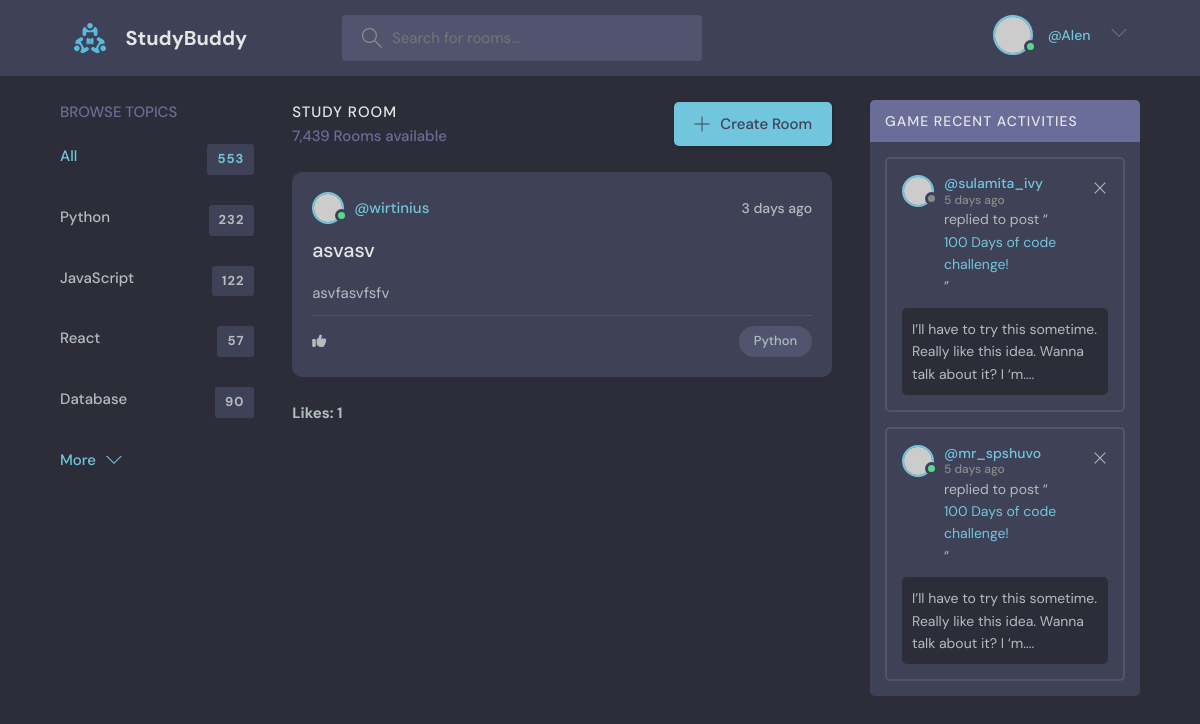
Screenshot of / (signed in) with the database file from the repository.
### SocialMedia/models.py (models this page shows, shortened)
class User(AbstractUser):
    first_name = models.CharField(max_length=30)
    second_name = models.CharField(max_length=30)
    bio_info = models.TextField(null=True, blank=True)
    follower = models.ManyToManyField('self', symmetrical=False, related_name='user_follower', null=True)
    following = models.ManyToManyField('self', symmetrical=False, related_name='user_following', null=True)
    def __str__(self):
        return self.username

class Post(models.Model):
    user = models.ForeignKey(User, on_delete=models.CASCADE)
    post_name = models.CharField(max_length=30)
    post_description = models.TextField()

### SocialMedia/views.py (the view)
# urls.py: path("", home, name="home"),
def home(request):
    user = request.user
    posts = Post.objects.all()
    context = {
        'posts': posts,
    }
    if user.is_authenticated:
        posts = Post.objects.all()
        followings = user.following.all()
        context = {
            'posts': posts,
            'followings': followings,
                   }
    return render(request, "SocialMedia/home.html", context=context)

### SocialMedia/templates/SocialMedia/home.html (shortened to what this page needs)
{% extends 'SocialMedia/base.html' %}
{% block content %}
    <main class="layout layout--3">
      <div class="container">
        <div class="topics">
          <div class="topics__header">
            <h2>Browse Topics</h2>
          </div>
          <ul class="topics__list">
            <li>
              <a href="/" class="active">All <span>553</span></a>
            </li>
            <li>
              <a href="/">Python <span>232</span></a>
            </li>
            <li>
              <a href="/">JavaScript <span>122</span></a>
            </li>
            <li>
              <a href="/">React <span>57</span></a>
            </li>
            <li>
              <a href="/">Database <span>90</span></a>
            </li>
          </ul>
          <a class="btn btn--link" href="topics.html">
            More
            <svg version="1.1" xmlns="http://www.w3.org/2000/svg" width="32" height="32" viewBox="0 0 32 32">
              <title>chevron-down</title>
              <path d="M16 21l-13-13h-3l16 16 16-16h-3l-13 13z"></path>
            </svg>
          </a>
        </div>
        <div class="roomList">
          <div class="roomList__header">
            <div>
              <h2>Study Room</h2>
              <p>7,439 Rooms available</p>
            </div>
            <a class="btn btn--main" href="{% url 'post-form' %}">
              <svg version="1.1" xmlns="http://www.w3.org/2000/svg" width="32" height="32" viewBox="0 0 32 32">
                <title>add</title>
                <path
                  d="M16.943 0.943h-1.885v14.115h-14.115v1.885h14.115v14.115h1.885v-14.115h14.115v-1.885h-14.115v-14.115z"
                ></path>
              </svg>
              Create Room
            </a>
          </div>
          {% if user.is_authenticated %}
            {% for following in followings %}
                {% for post in following.post_set.all %}
                    <div class="roomListRoom">
                      <div class="roomListRoom__header">
                        <a href="{% url 'user-post' post.user.id %}" class="roomListRoom__author">
                          <div class="avatar avatar--small active">
                            <img src="https://randomuser.me/api/portraits/men/11.jpg" />
                          </div>
                          <span>@{{post.user}}</span>
                        </a>
                        <div class="roomListRoom__actions">
                          <span>3 days ago</span>
                        </div>
                      </div>
                      <div class="roomListRoom__content">
                        <a href="{% url 'post-room' post.id  %}">{{post.post_name}}</a>
                        <p>
                          {{post.post_description}}
                        </p>
                      </div>
                      <div class="roomListRoom__meta">
                        {% if not user.user_reaction.exists %}
                          <a href="{% url 'like' post.id %}" class="roomListRoom__joined">
                            <i class="fa-regular fa-thumbs-up"></i>
                          </a>
                          {% else %}
                        <a href="{% url 'unlike' post.id %}" class="roomListRoom__joined">
                          <i class="fa-solid fa-thumbs-up"></i>
                        </a>
                          {% endif %}
                          <p class="roomListRoom__topic">Python</p>
                        </div>
                      </div>
                    <h4>Likes: {{post.post_reaction.count}}</h4>
                  {% endfor %}
              {% endfor %}
          {% endif %}
        </div>
        <div class="activities">
          <div class="activities__header">
            <h2>Game recent activities</h2>
          </div>
          <div class="activities__box">
            <div class="activities__boxHeader roomListRoom__header">
              <a href="profile.html" class="roomListRoom__author">
                <div class="avatar avatar--small">
                  <img src="https://randomuser.me/api/portraits/women/11.jpg" />
                </div>
                <p>
                  @sulamita_ivy
                  <span>5 days ago</span>
                </p>
              </a>
              <div class="roomListRoom__actions">
                <a href="#">
                  <svg version="1.1" xmlns="http://www.w3.org/2000/svg" width="32" height="32" viewBox="0 0 32 32">
                    <title>remove</title>
                    <path
                      d="M27.314 6.019l-1.333-1.333-9.98 9.981-9.981-9.981-1.333 1.333 9.981 9.981-9.981 9.98 1.333 1.333 9.981-9.98 9.98 9.98 1.333-1.333-9.98-9.98 9.98-9.981z"
                    ></path>
                  </svg>
                </a>
              </div>
            </div>
            <div class="activities__boxContent">
              <p>replied to post “<a href="room.html">100 Days of code challenge!</a>”</p>
              <div class="activities__boxRoomContent">
                I’ll have to try this sometime. Really like this idea. Wanna talk about it? I ‘m....
              </div>
            </div>
          </div>
          <div class="activities__box">
            <div class="activities__boxHeader roomListRoom__header">
              <a href="profile.html" class="roomListRoom__author">
                <div class="avatar avatar--small active">
                  <img src="https://randomuser.me/api/portraits/men/13.jpg" />
                </div>
                <p>
                  @mr_spshuvo
                  <span>5 days ago</span>
                </p>
              </a>
              <div class="roomListRoom__actions">
                <a href="#">
                  <svg version="1.1" xmlns="http://www.w3.org/2000/svg" width="32" height="32" viewBox="0 0 32 32">
                    <title>remove</title>
                    <path
                      d="M27.314 6.019l-1.333-1.333-9.98 9.981-9.981-9.981-1.333 1.333 9.981 9.981-9.981 9.98 1.333 1.333 9.981-9.98 9.98 9.98 1.333-1.333-9.98-9.98 9.98-9.981z"
                    ></path>
                  </svg>
                </a>
              </div>
            </div>
            <div class="activities__boxContent">
              <p>replied to post “<a href="room.html">100 Days of code challenge!</a>”</p>
              <div class="activities__boxRoomContent">
                I’ll have to try this sometime. Really like this idea. Wanna talk about it? I ‘m....
              </div>
            </div>
          </div>
        </div>
      </div>
    </main>
{% endblock %}

### SocialMedia/templates/SocialMedia/includes/header.html (shortened to what this page needs)
{% load static %}
<header class="header header--loggedIn">
    <div class="container">
      <a href="/" class="header__logo">
        <img src="{% static 'assets/logo.svg' %}" />
        <h1>StudyBuddy</h1>
      </a>
      <form class="header__search">
        <label>
          <input placeholder="Search for rooms..." />
        </label>
      </form>
      <nav class="header__menu">
        {% if user.is_authenticated %}
        <div class="header__user">
          <a href="{% url 'user-post' user.id %}">
            <div class="avatar avatar--medium active">
              <img src="https://randomuser.me/api/portraits/men/37.jpg" />
            </div>
            <p>{{request.first_name}} {{request.second_name}}<span>@{{request.user}}</span></p>
          </a>
          <button class="dropdown-button">
            <svg version="1.1" xmlns="http://www.w3.org/2000/svg" width="32" height="32" viewBox="0 0 32 32">
              <title>chevron-down</title>
              <path d="M16 21l-13-13h-3l16 16 16-16h-3l-13 13z"></path>
            </svg>
          </button>
        </div>
        {% endif %}
      </nav>
    </div>
  </header>

### rows the page displays
User: user "Alen"
Post: user "wirtinius", post_name "asvasv", post_description "asvfasvfsfv", post_reaction.count "1"
